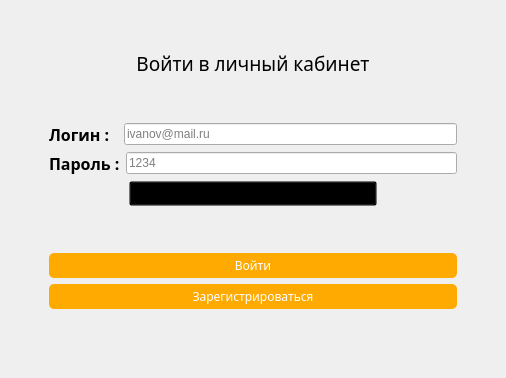
<?xml version="1.0" encoding="UTF-8"?>
<ui version="4.0">
 <class>Enter</class>
 <widget class="QMainWindow" name="Enter">
  <property name="geometry">
   <rect>
    <x>0</x>
    <y>0</y>
    <width>506</width>
    <height>378</height>
   </rect>
  </property>
  <property name="sizePolicy">
   <sizepolicy hsizetype="Preferred" vsizetype="Preferred">
    <horstretch>0</horstretch>
    <verstretch>0</verstretch>
   </sizepolicy>
  </property>
  <property name="minimumSize">
   <size>
    <width>506</width>
    <height>378</height>
   </size>
  </property>
  <property name="maximumSize">
   <size>
    <width>506</width>
    <height>378</height>
   </size>
  </property>
  <property name="windowTitle">
   <string>Enter</string>
  </property>
  <property name="windowIcon">
   <iconset>
    <normaloff>new_acc_icon_png.png</normaloff>new_acc_icon_png.png</iconset>
  </property>
  <widget class="QWidget" name="centralwidget">
   <layout class="QHBoxLayout" name="horizontalLayout_3">
    <item>
     <spacer name="horizontalSpacer">
      <property name="orientation">
       <enum>Qt::Horizontal</enum>
      </property>
      <property name="sizeType">
       <enum>QSizePolicy::Fixed</enum>
      </property>
      <property name="sizeHint" stdset="0">
       <size>
        <width>40</width>
        <height>20</height>
       </size>
      </property>
     </spacer>
    </item>
    <item>
     <layout class="QVBoxLayout" name="verticalLayout_2">
      <item>
       <spacer name="verticalSpacer_2">
        <property name="orientation">
         <enum>Qt::Vertical</enum>
        </property>
        <property name="sizeType">
         <enum>QSizePolicy::Expanding</enum>
        </property>
        <property name="sizeHint" stdset="0">
         <size>
          <width>20</width>
          <height>20</height>
         </size>
        </property>
       </spacer>
      </item>
      <item>
       <widget class="QLabel" name="label">
        <property name="font">
         <font>
          <family>Franklin Gothic Medium</family>
          <pointsize>14</pointsize>
         </font>
        </property>
        <property name="text">
         <string>Войти в личный кабинет</string>
        </property>
        <property name="alignment">
         <set>Qt::AlignCenter</set>
        </property>
       </widget>
      </item>
      <item>
       <spacer name="verticalSpacer_3">
        <property name="orientation">
         <enum>Qt::Vertical</enum>
        </property>
        <property name="sizeHint" stdset="0">
         <size>
          <width>20</width>
          <height>10</height>
         </size>
        </property>
       </spacer>
      </item>
      <item>
       <layout class="QHBoxLayout" name="horizontalLayout">
        <item>
         <widget class="QLabel" name="label_2">
          <property name="font">
           <font>
            <family>Franklin Gothic Book</family>
            <pointsize>12</pointsize>
            <weight>75</weight>
            <italic>false</italic>
            <bold>true</bold>
           </font>
          </property>
          <property name="text">
           <string>Логин :  </string>
          </property>
         </widget>
        </item>
        <item>
         <widget class="QLineEdit" name="login">
          <property name="placeholderText">
           <string>ivanov@mail.ru</string>
          </property>
         </widget>
        </item>
       </layout>
      </item>
      <item>
       <layout class="QHBoxLayout" name="horizontalLayout_2">
        <item>
         <widget class="QLabel" name="label_3">
          <property name="font">
           <font>
            <family>Franklin Gothic Book</family>
            <pointsize>12</pointsize>
            <weight>75</weight>
            <italic>false</italic>
            <bold>true</bold>
           </font>
          </property>
          <property name="text">
           <string>Пароль :</string>
          </property>
         </widget>
        </item>
        <item>
         <widget class="QLineEdit" name="password">
          <property name="echoMode">
           <enum>QLineEdit::Password</enum>
          </property>
          <property name="placeholderText">
           <string>1234</string>
          </property>
         </widget>
        </item>
       </layout>
      </item>
      <item>
       <layout class="QHBoxLayout" name="horizontalLayout_4">
        <item>
         <spacer name="horizontalSpacer_3">
          <property name="orientation">
           <enum>Qt::Horizontal</enum>
          </property>
          <property name="sizeType">
           <enum>QSizePolicy::Fixed</enum>
          </property>
          <property name="sizeHint" stdset="0">
           <size>
            <width>80</width>
            <height>20</height>
           </size>
          </property>
         </spacer>
        </item>
        <item>
         <widget class="QPushButton" name="forgotten_password">
          <property name="font">
           <font>
            <family>Franklin Gothic Medium</family>
            <underline>true</underline>
           </font>
          </property>
          <property name="styleSheet">
           <string notr="true">background-color: transparent;</string>
          </property>
          <property name="text">
           <string>Забыли пароль?</string>
          </property>
         </widget>
        </item>
        <item>
         <spacer name="horizontalSpacer_4">
          <property name="orientation">
           <enum>Qt::Horizontal</enum>
          </property>
          <property name="sizeType">
           <enum>QSizePolicy::Fixed</enum>
          </property>
          <property name="sizeHint" stdset="0">
           <size>
            <width>80</width>
            <height>20</height>
           </size>
          </property>
         </spacer>
        </item>
       </layout>
      </item>
      <item>
       <spacer name="verticalSpacer_4">
        <property name="orientation">
         <enum>Qt::Vertical</enum>
        </property>
        <property name="sizeHint" stdset="0">
         <size>
          <width>20</width>
          <height>5</height>
         </size>
        </property>
       </spacer>
      </item>
      <item>
       <widget class="QPushButton" name="enter">
        <property name="minimumSize">
         <size>
          <width>0</width>
          <height>25</height>
         </size>
        </property>
        <property name="font">
         <font>
          <family>Franklin Gothic Medium</family>
         </font>
        </property>
        <property name="styleSheet">
         <string notr="true">color: rgb(255, 255, 255);
background-color: rgb(255, 170, 0);
border-radius:5px;</string>
        </property>
        <property name="text">
         <string>Войти</string>
        </property>
       </widget>
      </item>
      <item>
       <layout class="QVBoxLayout" name="verticalLayout">
        <item>
         <widget class="QPushButton" name="registration">
          <property name="minimumSize">
           <size>
            <width>0</width>
            <height>25</height>
           </size>
          </property>
          <property name="font">
           <font>
            <family>Franklin Gothic Medium</family>
           </font>
          </property>
          <property name="styleSheet">
           <string notr="true">color: rgb(255, 255, 255);
background-color: rgb(255, 170, 0);
border-radius:5px;</string>
          </property>
          <property name="text">
           <string>Зарегистрироваться</string>
          </property>
         </widget>
        </item>
        <item>
         <spacer name="verticalSpacer">
          <property name="orientation">
           <enum>Qt::Vertical</enum>
          </property>
          <property name="sizeType">
           <enum>QSizePolicy::Fixed</enum>
          </property>
          <property name="sizeHint" stdset="0">
           <size>
            <width>20</width>
            <height>60</height>
           </size>
          </property>
         </spacer>
        </item>
       </layout>
      </item>
     </layout>
    </item>
    <item>
     <spacer name="horizontalSpacer_2">
      <property name="orientation">
       <enum>Qt::Horizontal</enum>
      </property>
      <property name="sizeType">
       <enum>QSizePolicy::Fixed</enum>
      </property>
      <property name="sizeHint" stdset="0">
       <size>
        <width>40</width>
        <height>20</height>
       </size>
      </property>
     </spacer>
    </item>
   </layout>
  </widget>
 </widget>
 <resources/>
 <connections/>
</ui>
